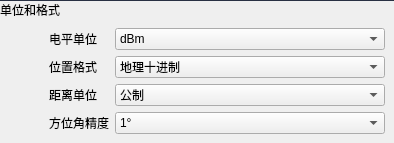
             <widget class="QWidget" name="UnitFormat" native="true">
              <layout class="QVBoxLayout" name="verticalLayout_9">
               <property name="spacing">
                <number>0</number>
               </property>
               <property name="leftMargin">
                <number>0</number>
               </property>
               <property name="topMargin">
                <number>0</number>
               </property>
               <property name="rightMargin">
                <number>0</number>
               </property>
               <property name="bottomMargin">
                <number>0</number>
               </property>
               <item>
                <widget class="Line" name="line_5">
                 <property name="maximumSize">
                  <size>
                   <width>16777215</width>
                   <height>1</height>
                  </size>
                 </property>
                 <property name="styleSheet">
                  <string notr="true">QWidget{
	background-color:rgb(35,42,58);
	font:'宋体';
}</string>
                 </property>
                 <property name="orientation">
                  <enum>Qt::Horizontal</enum>
                 </property>
                </widget>
               </item>
               <item>
                <widget class="QLabel" name="label_50">
                 <property name="maximumSize">
                  <size>
                   <width>16777215</width>
                   <height>20</height>
                  </size>
                 </property>
                 <property name="text">
                  <string>单位和格式</string>
                 </property>
                </widget>
               </item>
               <item>
                <widget class="QWidget" name="widget_14" native="true">
                 <layout class="QGridLayout" name="gridLayout_6">
                  <item row="1" column="3">
                   <widget class="QComboBox" name="comboBox_12">
                    <property name="focusPolicy">
                     <enum>Qt::NoFocus</enum>
                    </property>
                    <item>
                     <property name="text">
                      <string>地理十进制</string>
                     </property>
                    </item>
                    <item>
                     <property name="text">
                      <string>地理长格式</string>
                     </property>
                    </item>
                    <item>
                     <property name="text">
                      <string>地理短格式</string>
                     </property>
                    </item>
                    <item>
                     <property name="text">
                      <string>UTM</string>
                     </property>
                    </item>
                    <item>
                     <property name="text">
                      <string>MGRS(NATO UTM)</string>
                     </property>
                    </item>
                   </widget>
                  </item>
                  <item row="0" column="3">
                   <widget class="QComboBox" name="comboBox_13">
                    <property name="minimumSize">
                     <size>
                      <width>270</width>
                      <height>0</height>
                     </size>
                    </property>
                    <property name="focusPolicy">
                     <enum>Qt::NoFocus</enum>
                    </property>
                    <item>
                     <property name="text">
                      <string>dBm</string>
                     </property>
                    </item>
                    <item>
                     <property name="text">
                      <string>dBμV</string>
                     </property>
                    </item>
                   </widget>
                  </item>
                  <item row="1" column="1">
                   <widget class="QLabel" name="label_54">
                    <property name="text">
                     <string>位置格式</string>
                    </property>
                   </widget>
                  </item>
                  <item row="2" column="3">
                   <widget class="QComboBox" name="comboBox_14">
                    <property name="focusPolicy">
                     <enum>Qt::NoFocus</enum>
                    </property>
                    <item>
                     <property name="text">
                      <string>公制</string>
                     </property>
                    </item>
                    <item>
                     <property name="text">
                      <string>英制</string>
                     </property>
                    </item>
                   </widget>
                  </item>
                  <item row="0" column="1">
                   <widget class="QLabel" name="label_57">
                    <property name="text">
                     <string>电平单位</string>
                    </property>
                   </widget>
                  </item>
                  <item row="0" column="0">
                   <spacer name="horizontalSpacer_8">
                    <property name="orientation">
                     <enum>Qt::Horizontal</enum>
                    </property>
                    <property name="sizeHint" stdset="0">
                     <size>
                      <width>40</width>
                      <height>20</height>
                     </size>
                    </property>
                   </spacer>
                  </item>
                  <item row="2" column="1">
                   <widget class="QLabel" name="label_58">
                    <property name="text">
                     <string>距离单位</string>
                    </property>
                   </widget>
                  </item>
                  <item row="3" column="1">
                   <widget class="QLabel" name="label_59">
                    <property name="text">
                     <string>方位角精度</string>
                    </property>
                   </widget>
                  </item>
                  <item row="3" column="3">
                   <widget class="QComboBox" name="comboBox_25">
                    <property name="focusPolicy">
                     <enum>Qt::NoFocus</enum>
                    </property>
                    <item>
                     <property name="text">
                      <string>1°</string>
                     </property>
                    </item>
                    <item>
                     <property name="text">
                      <string>0.1°
</string>
                     </property>
                    </item>
                   </widget>
                  </item>
                 </layout>
                </widget>
               </item>
              </layout>
             </widget>
